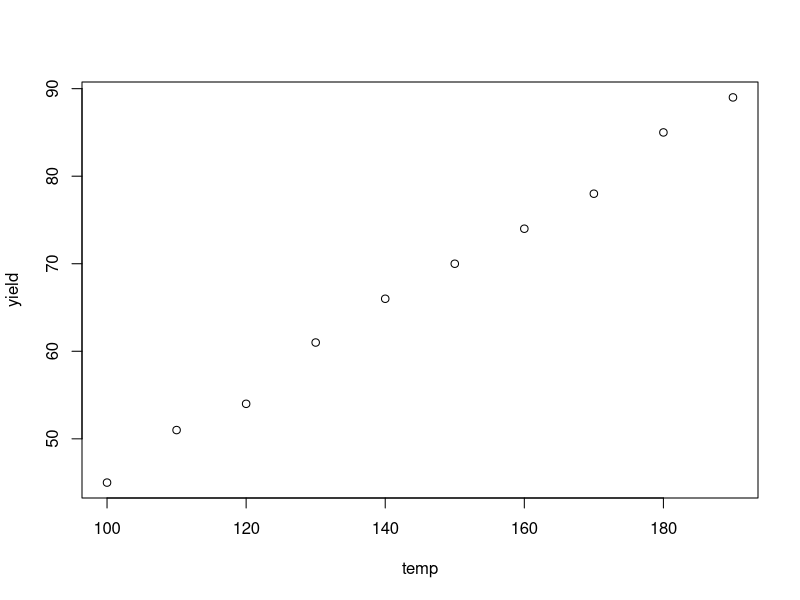

R code for this plot:
# page no 411

temp <- seq(100, 190, by = 10)
yield <- c(45, 51, 54, 61, 66, 70, 74, 78, 85, 89)
 
fit <- lm(yield ~ temp)
fit

plot(temp, yield )
